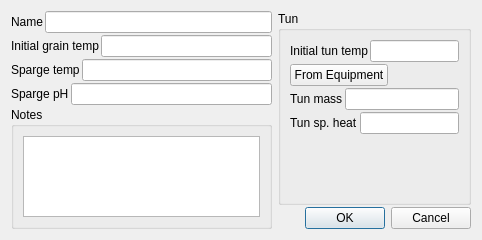
<?xml version="1.0" encoding="UTF-8"?>
<ui version="4.0">
 <class>mashEditor</class>
 <widget class="QDialog" name="mashEditor">
  <property name="geometry">
   <rect>
    <x>0</x>
    <y>0</y>
    <width>482</width>
    <height>240</height>
   </rect>
  </property>
  <property name="windowTitle">
   <string>Mash Editor</string>
  </property>
  <layout class="QHBoxLayout" name="horizontalLayout_9">
   <item>
    <layout class="QVBoxLayout" name="verticalLayout_3">
     <property name="spacing">
      <number>2</number>
     </property>
     <item>
      <layout class="QHBoxLayout" name="horizontalLayout">
       <item>
        <widget class="QLabel" name="label_name">
         <property name="text">
          <string>Name</string>
         </property>
         <property name="buddy">
          <cstring>lineEdit_name</cstring>
         </property>
        </widget>
       </item>
       <item>
        <widget class="QLineEdit" name="lineEdit_name">
         <property name="toolTip">
          <string>Name</string>
         </property>
        </widget>
       </item>
      </layout>
     </item>
     <item>
      <layout class="QHBoxLayout" name="horizontalLayout_2">
       <item>
        <widget class="SmartLabel" name="label_grainTemp">
         <property name="contextMenuPolicy">
          <enum>Qt::CustomContextMenu</enum>
         </property>
         <property name="text">
          <string>Initial grain temp</string>
         </property>
         <property name="buddy">
          <cstring>lineEdit_grainTemp</cstring>
         </property>
        </widget>
       </item>
       <item>
        <widget class="SmartLineEdit" name="lineEdit_grainTemp">
         <property name="toolTip">
          <string>Initial grain temp</string>
         </property>
        </widget>
       </item>
      </layout>
     </item>
     <item>
      <layout class="QHBoxLayout" name="horizontalLayout_4">
       <item>
        <widget class="SmartLabel" name="label_spargeTemp">
         <property name="contextMenuPolicy">
          <enum>Qt::CustomContextMenu</enum>
         </property>
         <property name="text">
          <string>Sparge temp</string>
         </property>
         <property name="buddy">
          <cstring>lineEdit_spargeTemp</cstring>
         </property>
        </widget>
       </item>
       <item>
        <widget class="SmartLineEdit" name="lineEdit_spargeTemp">
         <property name="toolTip">
          <string>Sparge temp target</string>
         </property>
        </widget>
       </item>
      </layout>
     </item>
     <item>
      <layout class="QHBoxLayout" name="horizontalLayout_5">
       <item>
        <widget class="SmartLabel" name="label_spargePh">
         <property name="text">
          <string>Sparge pH</string>
         </property>
         <property name="buddy">
          <cstring>lineEdit_spargePh</cstring>
         </property>
        </widget>
       </item>
       <item>
        <widget class="SmartLineEdit" name="lineEdit_spargePh">
         <property name="toolTip">
          <string>Sparge pH</string>
         </property>
        </widget>
       </item>
      </layout>
     </item>
     <item>
      <widget class="QGroupBox" name="groupBox">
       <property name="title">
        <string>Notes</string>
       </property>
       <layout class="QVBoxLayout" name="verticalLayout">
        <item>
         <widget class="QTextEdit" name="textEdit_notes"/>
        </item>
       </layout>
      </widget>
     </item>
     <item>
      <spacer name="verticalSpacer">
       <property name="orientation">
        <enum>Qt::Vertical</enum>
       </property>
       <property name="sizeHint" stdset="0">
        <size>
         <width>20</width>
         <height>40</height>
        </size>
       </property>
      </spacer>
     </item>
    </layout>
   </item>
   <item>
    <layout class="QVBoxLayout" name="verticalLayout_4">
     <property name="spacing">
      <number>2</number>
     </property>
     <item>
      <widget class="QGroupBox" name="groupBox_2">
       <property name="title">
        <string>Tun</string>
       </property>
       <layout class="QVBoxLayout" name="verticalLayout_2">
        <property name="spacing">
         <number>2</number>
        </property>
        <item>
         <layout class="QHBoxLayout" name="horizontalLayout_3">
          <item>
           <widget class="SmartLabel" name="label_tunTemp">
            <property name="contextMenuPolicy">
             <enum>Qt::CustomContextMenu</enum>
            </property>
            <property name="text">
             <string>Initial tun temp</string>
            </property>
            <property name="buddy">
             <cstring>lineEdit_tunTemp</cstring>
            </property>
           </widget>
          </item>
          <item>
           <widget class="SmartLineEdit" name="lineEdit_tunTemp">
            <property name="toolTip">
             <string>Initial tun temp</string>
            </property>
           </widget>
          </item>
         </layout>
        </item>
        <item>
         <widget class="QPushButton" name="pushButton_fromEquipment">
          <property name="sizePolicy">
           <sizepolicy hsizetype="Maximum" vsizetype="Fixed">
            <horstretch>0</horstretch>
            <verstretch>0</verstretch>
           </sizepolicy>
          </property>
          <property name="toolTip">
           <string>Get following parameters from the recipe's equipment.</string>
          </property>
          <property name="text">
           <string>From Equipment</string>
          </property>
          <property name="autoDefault">
           <bool>false</bool>
          </property>
         </widget>
        </item>
        <item>
         <layout class="QHBoxLayout" name="horizontalLayout_6">
          <item>
           <widget class="SmartLabel" name="label_tunMass">
            <property name="contextMenuPolicy">
             <enum>Qt::CustomContextMenu</enum>
            </property>
            <property name="text">
             <string>Tun mass</string>
            </property>
            <property name="buddy">
             <cstring>lineEdit_tunMass</cstring>
            </property>
           </widget>
          </item>
          <item>
           <widget class="SmartLineEdit" name="lineEdit_tunMass">
            <property name="toolTip">
             <string>Tun mass</string>
            </property>
           </widget>
          </item>
         </layout>
        </item>
        <item>
         <layout class="QHBoxLayout" name="horizontalLayout_7">
          <item>
           <widget class="SmartLabel" name="label_tunSpHeat">
            <property name="text">
             <string>Tun sp. heat</string>
            </property>
            <property name="buddy">
             <cstring>lineEdit_tunSpHeat</cstring>
            </property>
           </widget>
          </item>
          <item>
           <widget class="SmartLineEdit" name="lineEdit_tunSpHeat">
            <property name="toolTip">
             <string>Tun specific heat (cal/(g*K))</string>
            </property>
           </widget>
          </item>
         </layout>
        </item>
        <item>
         <spacer name="verticalSpacer_2">
          <property name="orientation">
           <enum>Qt::Vertical</enum>
          </property>
          <property name="sizeHint" stdset="0">
           <size>
            <width>20</width>
            <height>40</height>
           </size>
          </property>
         </spacer>
        </item>
       </layout>
      </widget>
     </item>
     <item>
      <widget class="QDialogButtonBox" name="buttonBox">
       <property name="orientation">
        <enum>Qt::Horizontal</enum>
       </property>
       <property name="standardButtons">
        <set>QDialogButtonBox::Cancel|QDialogButtonBox::Ok</set>
       </property>
      </widget>
     </item>
    </layout>
   </item>
  </layout>
 </widget>
 <customwidgets>
  <customwidget>
   <class>SmartLabel</class>
   <extends>QLabel</extends>
   <header>widgets/SmartLabel.h</header>
   <slots>
    <signal>changedSystemOfMeasurementOrScale(PreviousScaleInfo)</signal>
    <slot>popContextMenu(QPoint)</slot>
   </slots>
  </customwidget>
  <customwidget>
   <class>SmartLineEdit</class>
   <extends>QLineEdit</extends>
   <header>widgets/SmartLineEdit.h</header>
   <slots>
    <signal>textModified()</signal>
    <slot>lineChanged()</slot>
    <slot>lineChanged(PreviousScaleInfo)</slot>
   </slots>
  </customwidget>
 </customwidgets>
 <resources/>
 <connections>
  <connection>
   <sender>buttonBox</sender>
   <signal>accepted()</signal>
   <receiver>mashEditor</receiver>
   <slot>accept()</slot>
   <hints>
    <hint type="sourcelabel">
     <x>476</x>
     <y>234</y>
    </hint>
    <hint type="destinationlabel">
     <x>157</x>
     <y>274</y>
    </hint>
   </hints>
  </connection>
  <connection>
   <sender>buttonBox</sender>
   <signal>rejected()</signal>
   <receiver>mashEditor</receiver>
   <slot>reject()</slot>
   <hints>
    <hint type="sourcelabel">
     <x>476</x>
     <y>234</y>
    </hint>
    <hint type="destinationlabel">
     <x>286</x>
     <y>274</y>
    </hint>
   </hints>
  </connection>
 </connections>
</ui>
